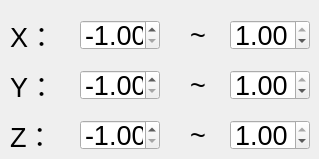
      <widget class="QWidget" name="_boundingBoxTab">
       <attribute name="title">
        <string>Bounding Box</string>
       </attribute>
       <widget class="QDoubleSpinBox" name="_boundingBoxMinYSpinBox">
        <property name="geometry">
         <rect>
          <x>80</x>
          <y>70</y>
          <width>80</width>
          <height>30</height>
         </rect>
        </property>
        <property name="font">
         <font>
          <pointsize>20</pointsize>
         </font>
        </property>
        <property name="minimum">
         <double>-1.000000000000000</double>
        </property>
        <property name="maximum">
         <double>1.000000000000000</double>
        </property>
        <property name="singleStep">
         <double>0.100000000000000</double>
        </property>
        <property name="value">
         <double>-1.000000000000000</double>
        </property>
       </widget>
       <widget class="QLabel" name="_boundingBoxZLabel">
        <property name="geometry">
         <rect>
          <x>10</x>
          <y>120</y>
          <width>50</width>
          <height>30</height>
         </rect>
        </property>
        <property name="font">
         <font>
          <pointsize>20</pointsize>
         </font>
        </property>
        <property name="text">
         <string>Z：</string>
        </property>
       </widget>
       <widget class="QDoubleSpinBox" name="_boundingBoxMinXSpinBox">
        <property name="geometry">
         <rect>
          <x>80</x>
          <y>20</y>
          <width>80</width>
          <height>30</height>
         </rect>
        </property>
        <property name="font">
         <font>
          <pointsize>20</pointsize>
         </font>
        </property>
        <property name="minimum">
         <double>-1.000000000000000</double>
        </property>
        <property name="maximum">
         <double>1.000000000000000</double>
        </property>
        <property name="singleStep">
         <double>0.100000000000000</double>
        </property>
        <property name="value">
         <double>-1.000000000000000</double>
        </property>
       </widget>
       <widget class="QLabel" name="_boundingBoxXLabel">
        <property name="geometry">
         <rect>
          <x>10</x>
          <y>20</y>
          <width>50</width>
          <height>30</height>
         </rect>
        </property>
        <property name="font">
         <font>
          <pointsize>20</pointsize>
         </font>
        </property>
        <property name="text">
         <string>X：</string>
        </property>
       </widget>
       <widget class="QDoubleSpinBox" name="_boundingBoxMinZSpinBox">
        <property name="geometry">
         <rect>
          <x>80</x>
          <y>120</y>
          <width>80</width>
          <height>30</height>
         </rect>
        </property>
        <property name="font">
         <font>
          <pointsize>20</pointsize>
         </font>
        </property>
        <property name="minimum">
         <double>-1.000000000000000</double>
        </property>
        <property name="maximum">
         <double>1.000000000000000</double>
        </property>
        <property name="singleStep">
         <double>0.100000000000000</double>
        </property>
        <property name="value">
         <double>-1.000000000000000</double>
        </property>
       </widget>
       <widget class="QLabel" name="_boundingBoxYLabel">
        <property name="geometry">
         <rect>
          <x>10</x>
          <y>70</y>
          <width>50</width>
          <height>30</height>
         </rect>
        </property>
        <property name="font">
         <font>
          <pointsize>20</pointsize>
         </font>
        </property>
        <property name="text">
         <string>Y：</string>
        </property>
       </widget>
       <widget class="QDoubleSpinBox" name="_boundingBoxMaxXSpinBox">
        <property name="geometry">
         <rect>
          <x>230</x>
          <y>20</y>
          <width>80</width>
          <height>30</height>
         </rect>
        </property>
        <property name="font">
         <font>
          <pointsize>20</pointsize>
         </font>
        </property>
        <property name="minimum">
         <double>0.010000000000000</double>
        </property>
        <property name="maximum">
         <double>1.000000000000000</double>
        </property>
        <property name="singleStep">
         <double>0.100000000000000</double>
        </property>
        <property name="value">
         <double>1.000000000000000</double>
        </property>
       </widget>
       <widget class="QDoubleSpinBox" name="_boundingBoxMaxZSpinBox">
        <property name="geometry">
         <rect>
          <x>230</x>
          <y>120</y>
          <width>80</width>
          <height>30</height>
         </rect>
        </property>
        <property name="font">
         <font>
          <pointsize>20</pointsize>
         </font>
        </property>
        <property name="minimum">
         <double>0.010000000000000</double>
        </property>
        <property name="maximum">
         <double>1.000000000000000</double>
        </property>
        <property name="singleStep">
         <double>0.100000000000000</double>
        </property>
        <property name="value">
         <double>1.000000000000000</double>
        </property>
       </widget>
       <widget class="QDoubleSpinBox" name="_boundingBoxMaxYSpinBox">
        <property name="geometry">
         <rect>
          <x>230</x>
          <y>70</y>
          <width>80</width>
          <height>30</height>
         </rect>
        </property>
        <property name="font">
         <font>
          <pointsize>20</pointsize>
         </font>
        </property>
        <property name="minimum">
         <double>0.010000000000000</double>
        </property>
        <property name="maximum">
         <double>1.000000000000000</double>
        </property>
        <property name="singleStep">
         <double>0.100000000000000</double>
        </property>
        <property name="value">
         <double>1.000000000000000</double>
        </property>
       </widget>
       <widget class="QLabel" name="_boundingBoxXShiftLabel">
        <property name="geometry">
         <rect>
          <x>190</x>
          <y>20</y>
          <width>50</width>
          <height>30</height>
         </rect>
        </property>
        <property name="font">
         <font>
          <pointsize>20</pointsize>
         </font>
        </property>
        <property name="text">
         <string>~</string>
        </property>
       </widget>
       <widget class="QLabel" name="_boundingBoxYShiftLabel">
        <property name="geometry">
         <rect>
          <x>190</x>
          <y>70</y>
          <width>50</width>
          <height>30</height>
         </rect>
        </property>
        <property name="font">
         <font>
          <pointsize>20</pointsize>
         </font>
        </property>
        <property name="text">
         <string>~</string>
        </property>
       </widget>
       <widget class="QLabel" name="_boundingBoxZShiftLabel">
        <property name="geometry">
         <rect>
          <x>190</x>
          <y>120</y>
          <width>50</width>
          <height>30</height>
         </rect>
        </property>
        <property name="font">
         <font>
          <pointsize>20</pointsize>
         </font>
        </property>
        <property name="text">
         <string>~</string>
        </property>
       </widget>
      </widget>
